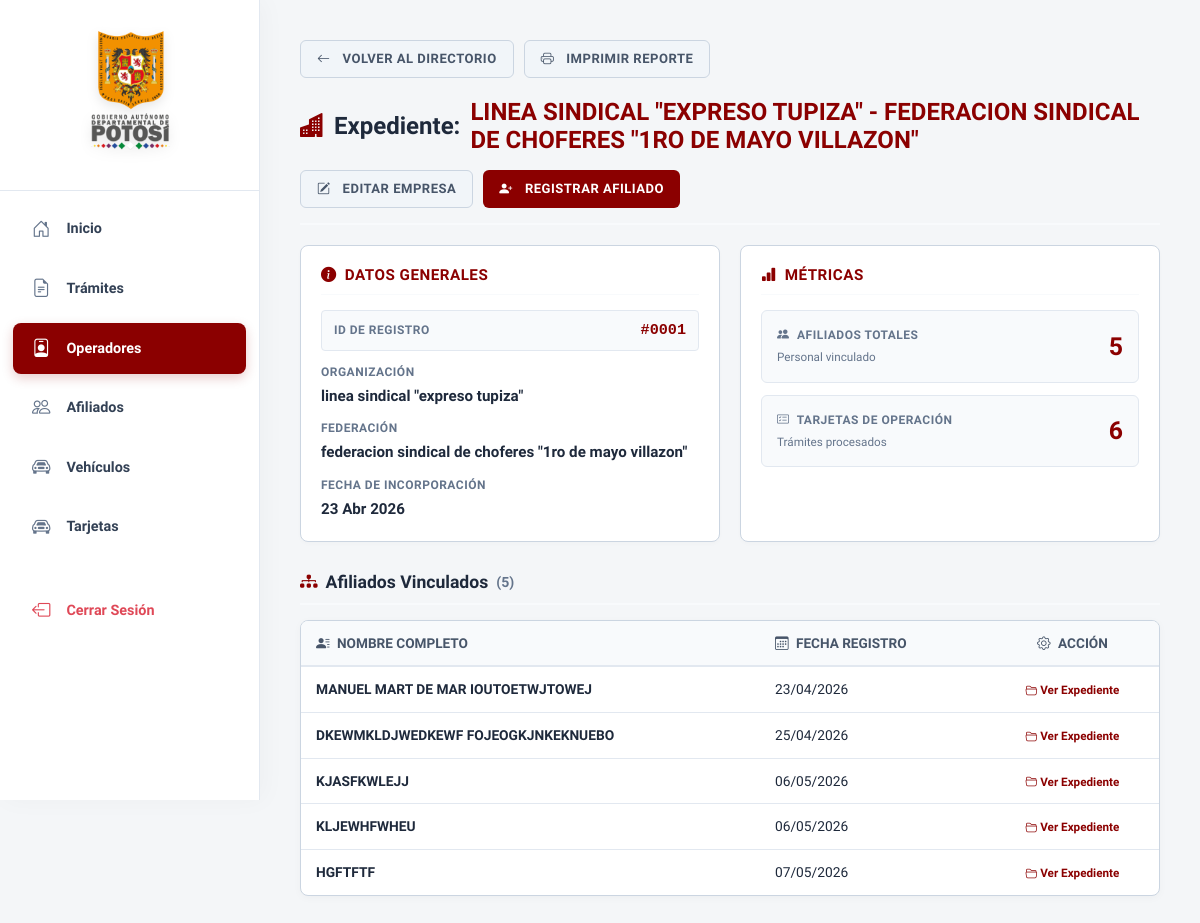
/operador/detalle/1/ (signed in), run on an earlier commit of the app's database.
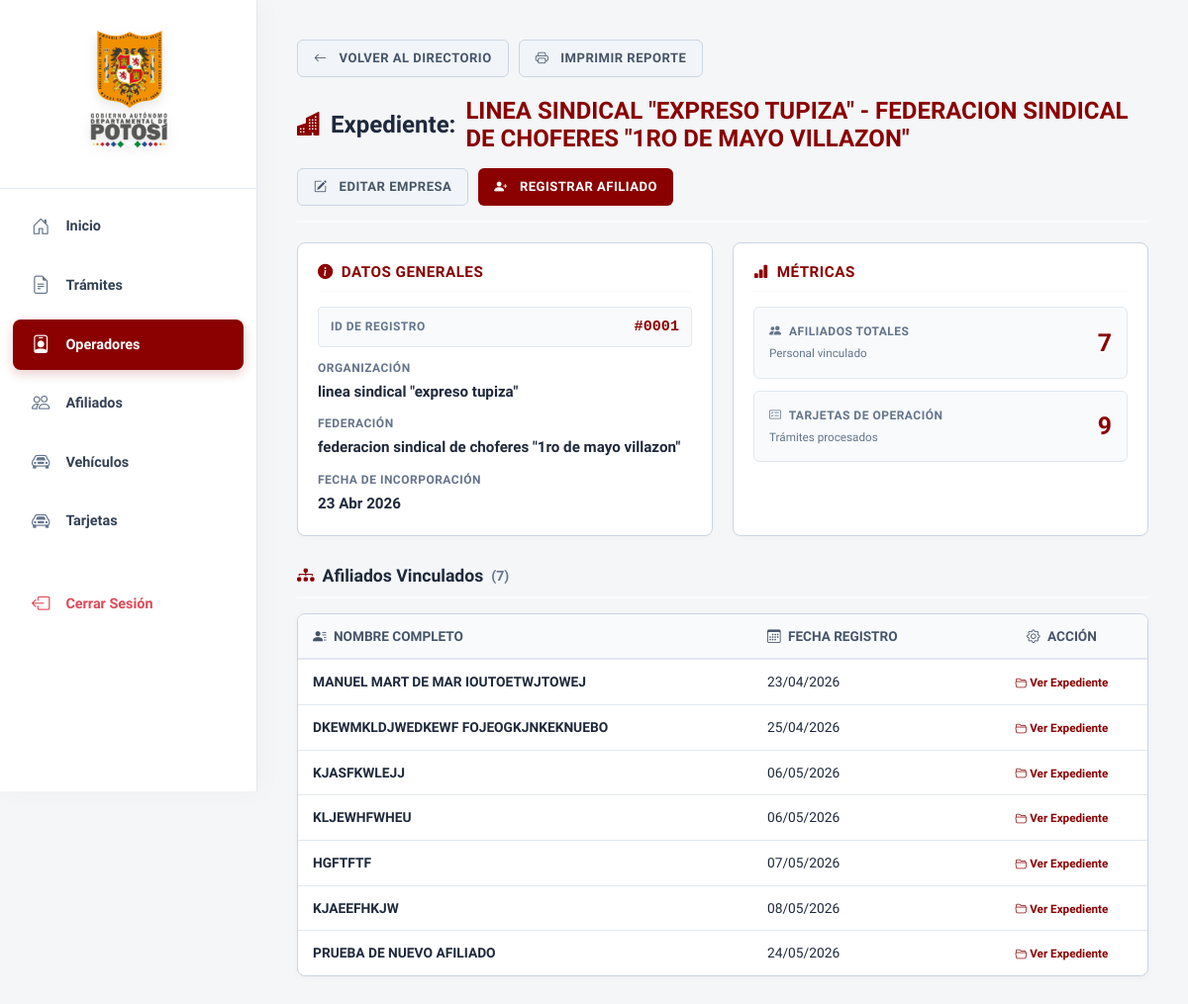
And on a later commit of the database.
### apps/operador/models.py (models this page shows, shortened)
class Operador(models.Model):
    organizacion = models.ForeignKey(
        'Organizacion',
        on_delete=models.PROTECT,
        related_name='operador_organizacion'
    )
    federacion = models.ForeignKey(
        'Federacion',
        on_delete=models.PROTECT,
        related_name='operador_federacion'
    )
    fecha_registro = models.DateTimeField(auto_now_add=True)

class Organizacion(models.Model):
    nombre = models.CharField(max_length=500)
    fecha_registro = models.DateTimeField(auto_now_add=True)
    def __str__(self):
        return self.nombre

class Federacion(models.Model):
    nombre = models.CharField(max_length=500)
    fecha_registro = models.DateTimeField(auto_now_add=True)
    def __str__(self):
        return self.nombre

### apps/afiliado/models.py (models this page shows, shortened)
class Afiliado(models.Model):
    operador = models.ForeignKey(
        Operador,
        on_delete=models.PROTECT,
        related_name='afiliado_operador'
    )
    nombre_completo = models.CharField(max_length=500)
    fecha_registro = models.DateTimeField(auto_now_add=True)

### apps/operador/views.py (the view, shortened to what this page needs)
# urls.py: path('operador/detalle/<int:id_operador>/', views.detalle_operador, name='detalle_operador'),
@login_required
@user_passes_test(es_admin, login_url='/', redirect_field_name=None)
def detalle_operador(request: HttpRequest, id_operador: int) -> HttpResponse:
    operador = get_object_or_404(
        Operador.objects.select_related('organizacion', 'federacion'),
        id=id_operador
    )
    form_operador = NuevoOperadorForm(instance=operador)
    form_afiliado = NuevoAfiliadoForm()
    contexto = {
        'operador': operador,
        'form_operador': form_operador,
        'form_afiliado': form_afiliado,
    }
    return render(request, 'operador/detalle.html', contexto)

### apps/usuario/permisos.py (called while the page is built)
def es_admin(user):
    return user.is_authenticated and user.rol in ['sa', 'a']

### templates/operador/detalle.html (shortened to what the changed rows need)
{% extends 'base.html' %}
{% block content %}
<div>
    <div class="header-pagina">
        <h2 class="titulo-principal">
            <i class="bi bi-buildings-fill" style="color: var(--color-principal);" aria-hidden="true"></i>
            Expediente: <span style="color: var(--color-principal);">{{ operador.organizacion.nombre|upper }} - {{ operador.federacion.nombre|upper }}</span>
        </h2>
    </div>
    <div class="contenedor-principal">
        <div class="columna">
            <div class="bloque-form">
                <ul class="lista-datos">
                    <li style="display: flex; flex-direction: row; justify-content: space-between; align-items: center; background: var(--bg-suave); padding: 8px 12px; border-radius: 4px; border: 1px solid #e2e8f0;">
                        <span class="label-mini" style="margin: 0;">ID de Registro</span>
                        <span class="valor-dato" style="color: var(--color-principal); font-family: monospace;">#{{ operador.id|stringformat:"04d" }}</span>
                    </li>
                    <li>
                        <span class="label-mini">Organización</span>
                        <span class="valor-dato">{{ operador.organizacion.nombre }}</span>
                    </li>
                    <li>
                        <span class="label-mini">Federación</span>
                        <span class="valor-dato">{{ operador.federacion.nombre }}</span>
                    </li>
                    <li>
                        <span class="label-mini">Fecha de Incorporación</span>
                        <span class="valor-dato">{{ operador.fecha_registro|date:"d M Y" }}</span>
                    </li>
                </ul>
            </div>
        </div>
        <div class="columna">
            <div class="bloque-form">
                <ul class="lista-datos">
                    <li style="background: var(--bg-suave); padding: 15px; border-radius: 6px; border: 1px solid #e2e8f0; display: flex; flex-direction: row; justify-content: space-between; align-items: center;">
                        <div>
                            <span class="label-mini d-block" style="margin-bottom: 2px;"><i class="bi bi-people-fill me-1" aria-hidden="true"></i> Afiliados Totales</span>
                            <span style="font-size: 0.85em; color: #64748b;">Personal vinculado</span>
                        </div>
                        <span class="valor-dato" style="font-size: 1.8em; color: var(--color-principal);">{{ operador.afiliado_operador.count }}</span>
                    </li>
                    <li style="background: var(--bg-suave); padding: 15px; border-radius: 6px; border: 1px solid #e2e8f0; display: flex; flex-direction: row; justify-content: space-between; align-items: center;">
                        <div>
                            <span class="label-mini d-block" style="margin-bottom: 2px;"><i class="bi bi-card-checklist me-1" aria-hidden="true"></i> Tarjetas de Operación</span>
                            <span style="font-size: 0.85em; color: #64748b;">Trámites procesados</span>
                        </div>
                        <span class="valor-dato" style="font-size: 1.8em; color: var(--color-principal);">{{ operador.tarjeta_operador.count }}</span>
                    </li>
                </ul>
            </div>
        </div>
    </div>
    <h3 class="titulo-seccion">
        <i class="bi bi-diagram-3-fill me-2" style="color: var(--color-principal);" aria-hidden="true"></i>
        Afiliados Vinculados <span style="font-size: 0.8em; color: #64748b; margin-left: 8px;">({{ operador.afiliado_operador.count }})</span>
    </h3>
    <div class="tabla-contenedor">
        <table class="tabla-moderna">
            <thead>
                <tr>
                    <th><i class="bi bi-person-lines-fill me-1" aria-hidden="true"></i> Nombre Completo</th>
                    <th><i class="bi bi-calendar3 me-1" aria-hidden="true"></i> Fecha Registro</th>
                    <th style="text-align: center;"><i class="bi bi-gear me-1" aria-hidden="true"></i> Acción</th>
                </tr>
            </thead>
            <tbody>
                {% for afiliado in operador.afiliado_operador.all %}
                <tr>
                    <td><strong style="color: var(--color-texto);">{{ afiliado.nombre_completo|upper }}</strong></td>
                    <td>{{ afiliado.fecha_registro|date:"d/m/Y" }}</td>
                    <td style="text-align: center;">
                        <a href="{% url 'afiliado:detalle_afiliado' afiliado.id %}" class="link-custom">
                            <i class="bi bi-folder2-open" aria-hidden="true"></i> Ver Expediente
                        </a>
                    </td>
                </tr>
                {% empty %}
                <tr>
                    <td colspan="3" style="text-align: center; padding: 40px; color: #94a3b8;">
                        <i class="bi bi-person-x fs-2 d-block mb-2" aria-hidden="true"></i> Esta empresa aún no tiene personal vinculado.
                    </td>
                </tr>
                {% endfor %}
            </tbody>
        </table>
    </div>
</div>
{% endblock %}

What changed in the data, as far as the page shows it:
computed for Operador "LINEA SINDICAL \"EXPRESO TUPIZA\"": afiliado_operador.count "5" → "7"; tarjeta_operador.count "6" → "9"
added Afiliado: nombre_completo "KJAEEFHKJW", fecha_registro "08/05/2026"
added Afiliado: nombre_completo "PRUEBA DE NUEVO AFILIADO", fecha_registro "24/05/2026"
